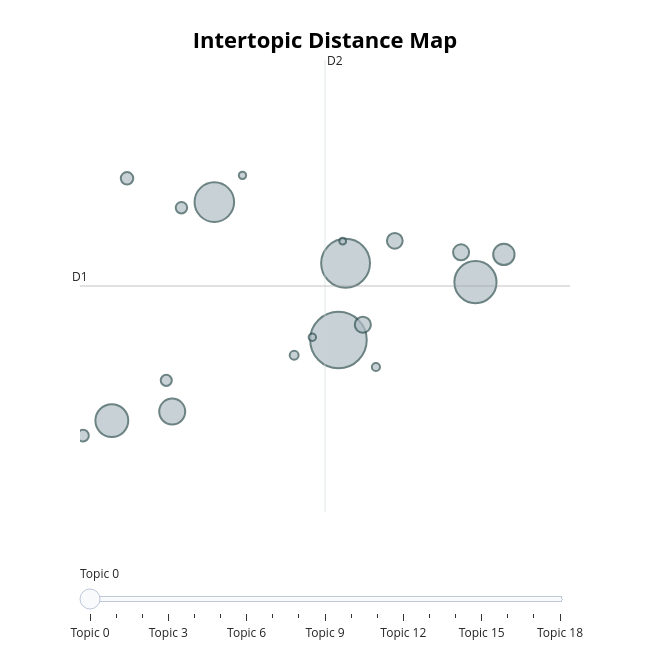

Notebook source saved alongside this figure:
### Code cell
topic_model.visualize_topics()

### Figure 1 — Plotly figure (JSON) as saved in the notebook; plotly's stock layout.template omitted (floating-point values rounded to 4 significant figures)
{"data": [{"customdata": [[0, "جدا | ممتاز | جميل | رائع | جيد", 2495], [1, "مكان | جميل | place | park | جدا", 1860], [2, "الله | mosque | god | الفندق | المكان", 1384], [3, "فندق | الفندق | hotel | جدا | نظيف", 1221], [4, "restaurant | food | delicious | excellent | best", 843], [5, "mall | سوق | shopping | market | الاسعار", 527], [6, "مغلق | سيء | جدا | سيئة | المكان", 356], [7, "هادئ | place | beautiful | calm | relax", 200], [8, "family | place | good | للعائلات | nice", 194], [9, "يحتاج | اكثر | تحتاج | الى | تطوير", 202], [10, "fish | market | السمك | price | fresh", 106], [11, "المياه | دورات | مياه | الحمامات | toilet", 121], [12, "car | parking | get | need | road", 96], [13, "cinema | movie | hall | غني | التعريف", 102], [14, "love | loved | falsefalse | place | enjoy", 62], [15, "الليل | time | الاضاءة | night | evening", 42], [16, "نجوم | star | شي | يستاهل | بطل", 43], [17, "معلم | بأس | سياحي | تاريخي | الاحساء", 52], [18, "الحشرات | حشرات | البعوض | مليان | الطبيعة", 36]], "hovertemplate": "<b>Topic %{customdata[0]}</b><br>%{customdata[1]}<br>Size: %{customdata[2]}", "legendgroup": "", "marker": {"color": "#B0BEC5", "line": {"color": "DarkSlateGrey", "width": 2}, "size": [2495, 1860, 1384, 1221, 843, 527, 356, 200, 194, 202, 106, 121, 96, 102, 62, 42, 43, 52, 36], "sizemode": "area", "sizeref": 1.559, "symbol": "circle"}, "mode": "markers", "name": "", "orientation": "v", "showlegend": false, "type": "scatter", "x": [2.33, 2.39, 3.489, 1.28, 0.4127, 0.9235, 3.729, 3.367, 2.806, 2.536, 0.1689, 0.5414, 0.8733, 1.002, 1.955, 1.518, 2.109, 2.647, 2.365], "xaxis": "x", "y": [9.314, 10.5, 10.21, 11.44, 8.072, 8.211, 10.63, 10.67, 10.84, 9.55, 7.84, 11.81, 8.692, 11.35, 9.079, 11.85, 9.356, 8.898, 10.84], "yaxis": "y"}], "layout": {"annotations": [{"showarrow": false, "text": "D1", "x": 0.1436, "y": 10.15, "yshift": 10}, {"showarrow": false, "text": "D2", "x": 2.216, "xshift": 10, "y": 13.63}], "height": 650, "hoverlabel": {"bgcolor": "white", "font": {"family": "Rockwell", "size": 16}}, "legend": {"itemsizing": "constant", "tracegroupgap": 0}, "margin": {"t": 60}, "shapes": [{"line": {"color": "#CFD8DC", "width": 2}, "type": "line", "x0": 2.216, "x1": 2.216, "y0": 6.664, "y1": 13.63}, {"line": {"color": "#9E9E9E", "width": 2}, "type": "line", "x0": 0.1436, "x1": 4.288, "y0": 10.15, "y1": 10.15}], "sliders": [{"active": 0, "pad": {"t": 50}, "steps": [{"args": [{"marker.color": [["red", "#B0BEC5", "#B0BEC5", "#B0BEC5", "#B0BEC5", "#B0BEC5", "#B0BEC5", "#B0BEC5", "#B0BEC5", "#B0BEC5", "#B0BEC5", "#B0BEC5", "#B0BEC5", "#B0BEC5", "#B0BEC5", "#B0BEC5", "#B0BEC5", "#B0BEC5", "#B0BEC5"]]}], "label": "Topic 0", "method": "update"}, {"args": [{"marker.color": [["#B0BEC5", "red", "#B0BEC5", "#B0BEC5", "#B0BEC5", "#B0BEC5", "#B0BEC5", "#B0BEC5", "#B0BEC5", "#B0BEC5", "#B0BEC5", "#B0BEC5", "#B0BEC5", "#B0BEC5", "#B0BEC5", "#B0BEC5", "#B0BEC5", "#B0BEC5", "#B0BEC5"]]}], "label": "Topic 1", "method": "update"}, {"args": [{"marker.color": [["#B0BEC5", "#B0BEC5", "red", "#B0BEC5", "#B0BEC5", "#B0BEC5", "#B0BEC5", "#B0BEC5", "#B0BEC5", "#B0BEC5", "#B0BEC5", "#B0BEC5", "#B0BEC5", "#B0BEC5", "#B0BEC5", "#B0BEC5", "#B0BEC5", "#B0BEC5", "#B0BEC5"]]}], "label": "Topic 2", "method": "update"}, {"args": [{"marker.color": [["#B0BEC5", "#B0BEC5", "#B0BEC5", "red", "#B0BEC5", "#B0BEC5", "#B0BEC5", "#B0BEC5", "#B0BEC5", "#B0BEC5", "#B0BEC5", "#B0BEC5", "#B0BEC5", "#B0BEC5", "#B0BEC5", "#B0BEC5", "#B0BEC5", "#B0BEC5", "#B0BEC5"]]}], "label": "Topic 3", "method": "update"}, {"args": [{"marker.color": [["#B0BEC5", "#B0BEC5", "#B0BEC5", "#B0BEC5", "red", "#B0BEC5", "#B0BEC5", "#B0BEC5", "#B0BEC5", "#B0BEC5", "#B0BEC5", "#B0BEC5", "#B0BEC5", "#B0BEC5", "#B0BEC5", "#B0BEC5", "#B0BEC5", "#B0BEC5", "#B0BEC5"]]}], "label": "Topic 4", "method": "update"}, {"args": [{"marker.color": [["#B0BEC5", "#B0BEC5", "#B0BEC5", "#B0BEC5", "#B0BEC5", "red", "#B0BEC5", "#B0BEC5", "#B0BEC5", "#B0BEC5", "#B0BEC5", "#B0BEC5", "#B0BEC5", "#B0BEC5", "#B0BEC5", "#B0BEC5", "#B0BEC5", "#B0BEC5", "#B0BEC5"]]}], "label": "Topic 5", "method": "update"}, {"args": [{"marker.color": [["#B0BEC5", "#B0BEC5", "#B0BEC5", "#B0BEC5", "#B0BEC5", "#B0BEC5", "red", "#B0BEC5", "#B0BEC5", "#B0BEC5", "#B0BEC5", "#B0BEC5", "#B0BEC5", "#B0BEC5", "#B0BEC5", "#B0BEC5", "#B0BEC5", "#B0BEC5", "#B0BEC5"]]}], "label": "Topic 6", "method": "update"}, {"args": [{"marker.color": [["#B0BEC5", "#B0BEC5", "#B0BEC5", "#B0BEC5", "#B0BEC5", "#B0BEC5", "#B0BEC5", "red", "#B0BEC5", "#B0BEC5", "#B0BEC5", "#B0BEC5", "#B0BEC5", "#B0BEC5", "#B0BEC5", "#B0BEC5", "#B0BEC5", "#B0BEC5", "#B0BEC5"]]}], "label": "Topic 7", "method": "update"}, {"args": [{"marker.color": [["#B0BEC5", "#B0BEC5", "#B0BEC5", "#B0BEC5", "#B0BEC5", "#B0BEC5", "#B0BEC5", "#B0BEC5", "red", "#B0BEC5", "#B0BEC5", "#B0BEC5", "#B0BEC5", "#B0BEC5", "#B0BEC5", "#B0BEC5", "#B0BEC5", "#B0BEC5", "#B0BEC5"]]}], "label": "Topic 8", "method": "update"}, {"args": [{"marker.color": [["#B0BEC5", "#B0BEC5", "#B0BEC5", "#B0BEC5", "#B0BEC5", "#B0BEC5", "#B0BEC5", "#B0BEC5", "#B0BEC5", "red", "#B0BEC5", "#B0BEC5", "#B0BEC5", "#B0BEC5", "#B0BEC5", "#B0BEC5", "#B0BEC5", "#B0BEC5", "#B0BEC5"]]}], "label": "Topic 9", "method": "update"}, {"args": [{"marker.color": [["#B0BEC5", "#B0BEC5", "#B0BEC5", "#B0BEC5", "#B0BEC5", "#B0BEC5", "#B0BEC5", "#B0BEC5", "#B0BEC5", "#B0BEC5", "red", "#B0BEC5", "#B0BEC5", "#B0BEC5", "#B0BEC5", "#B0BEC5", "#B0BEC5", "#B0BEC5", "#B0BEC5"]]}], "label": "Topic 10", "method": "update"}, {"args": [{"marker.color": [["#B0BEC5", "#B0BEC5", "#B0BEC5", "#B0BEC5", "#B0BEC5", "#B0BEC5", "#B0BEC5", "#B0BEC5", "#B0BEC5", "#B0BEC5", "#B0BEC5", "red", "#B0BEC5", "#B0BEC5", "#B0BEC5", "#B0BEC5", "#B0BEC5", "#B0BEC5", "#B0BEC5"]]}], "label": "Topic 11", "method": "update"}, {"args": [{"marker.color": [["#B0BEC5", "#B0BEC5", "#B0BEC5", "#B0BEC5", "#B0BEC5", "#B0BEC5", "#B0BEC5", "#B0BEC5", "#B0BEC5", "#B0BEC5", "#B0BEC5", "#B0BEC5", "red", "#B0BEC5", "#B0BEC5", "#B0BEC5", "#B0BEC5", "#B0BEC5", "#B0BEC5"]]}], "label": "Topic 12", "method": "update"}, {"args": [{"marker.color": [["#B0BEC5", "#B0BEC5", "#B0BEC5", "#B0BEC5", "#B0BEC5", "#B0BEC5", "#B0BEC5", "#B0BEC5", "#B0BEC5", "#B0BEC5", "#B0BEC5", "#B0BEC5", "#B0BEC5", "red", "#B0BEC5", "#B0BEC5", "#B0BEC5", "#B0BEC5", "#B0BEC5"]]}], "label": "Topic 13", "method": "update"}, {"args": [{"marker.color": [["#B0BEC5", "#B0BEC5", "#B0BEC5", "#B0BEC5", "#B0BEC5", "#B0BEC5", "#B0BEC5", "#B0BEC5", "#B0BEC5", "#B0BEC5", "#B0BEC5", "#B0BEC5", "#B0BEC5", "#B0BEC5", "red", "#B0BEC5", "#B0BEC5", "#B0BEC5", "#B0BEC5"]]}], "label": "Topic 14", "method": "update"}, {"args": [{"marker.color": [["#B0BEC5", "#B0BEC5", "#B0BEC5", "#B0BEC5", "#B0BEC5", "#B0BEC5", "#B0BEC5", "#B0BEC5", "#B0BEC5", "#B0BEC5", "#B0BEC5", "#B0BEC5", "#B0BEC5", "#B0BEC5", "#B0BEC5", "red", "#B0BEC5", "#B0BEC5", "#B0BEC5"]]}], "label": "Topic 15", "method": "update"}, {"args": [{"marker.color": [["#B0BEC5", "#B0BEC5", "#B0BEC5", "#B0BEC5", "#B0BEC5", "#B0BEC5", "#B0BEC5", "#B0BEC5", "#B0BEC5", "#B0BEC5", "#B0BEC5", "#B0BEC5", "#B0BEC5", "#B0BEC5", "#B0BEC5", "#B0BEC5", "red", "#B0BEC5", "#B0BEC5"]]}], "label": "Topic 16", "method": "update"}, {"args": [{"marker.color": [["#B0BEC5", "#B0BEC5", "#B0BEC5", "#B0BEC5", "#B0BEC5", "#B0BEC5", "#B0BEC5", "#B0BEC5", "#B0BEC5", "#B0BEC5", "#B0BEC5", "#B0BEC5", "#B0BEC5", "#B0BEC5", "#B0BEC5", "#B0BEC5", "#B0BEC5", "red", "#B0BEC5"]]}], "label": "Topic 17", "method": "update"}, {"args": [{"marker.color": [["#B0BEC5", "#B0BEC5", "#B0BEC5", "#B0BEC5", "#B0BEC5", "#B0BEC5", "#B0BEC5", "#B0BEC5", "#B0BEC5", "#B0BEC5", "#B0BEC5", "#B0BEC5", "#B0BEC5", "#B0BEC5", "#B0BEC5", "#B0BEC5", "#B0BEC5", "#B0BEC5", "red"]]}], "label": "Topic 18", "method": "update"}]}], "title": {"font": {"color": "Black", "size": 22}, "text": "<b>Intertopic Distance Map</b>", "x": 0.5, "xanchor": "center", "y": 0.95, "yanchor": "top"}, "width": 650, "xaxis": {"anchor": "y", "domain": [0, 1], "range": [0.1436, 4.288], "title": {"text": ""}, "visible": false}, "yaxis": {"anchor": "x", "domain": [0, 1], "range": [6.664, 13.63], "title": {"text": ""}, "visible": false}}}
